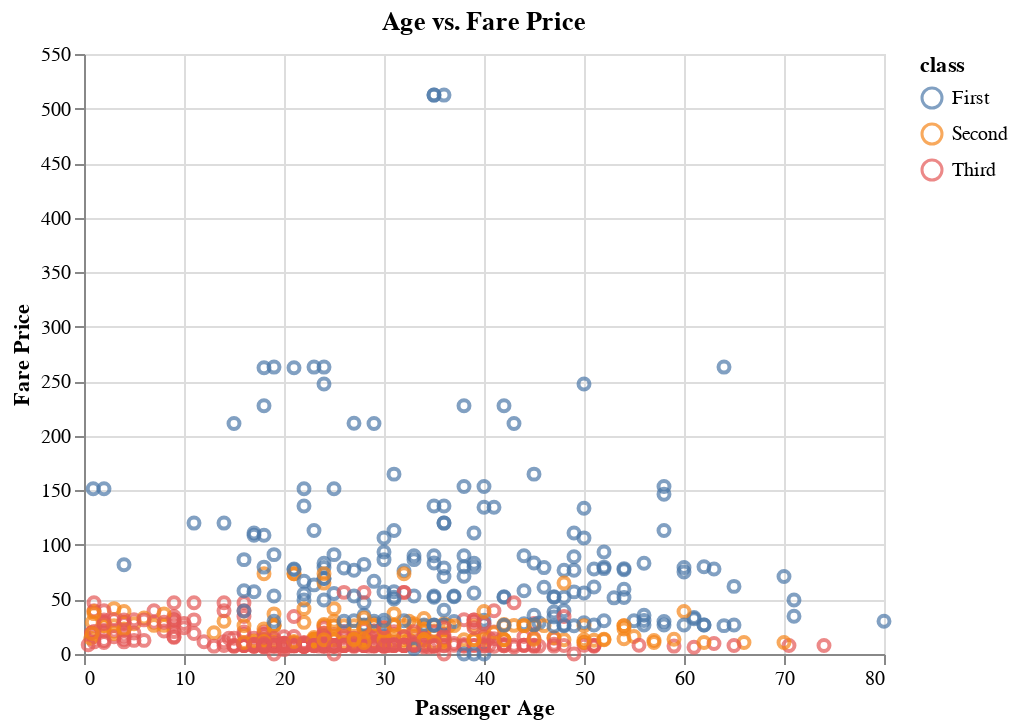

Write notebook code for a chart like this one.
### Code cell
alt.Chart(titanic_data).mark_point().encode(
    alt.X('age:Q',title='Passenger Age'),
    alt.Y('fare:Q',title='Fare Price'),
    
    color = 'class'
).properties(
    title = 'Age vs. Fare Price' )

### Figure 1 — Vega-Lite specification as saved in the notebook (floating-point values rounded to 4 significant figures; data arrays with more than 128 entries replaced by an {"elided": "..."} marker saying what was removed)
{"config": {"view": {"continuousWidth": 400, "continuousHeight": 300}}, "data": {"name": "data-90bf885f0c383711bba3d438d1876cb6"}, "mark": "point", "encoding": {"color": {"field": "class", "type": "nominal"}, "x": {"field": "age", "title": "Passenger Age", "type": "quantitative"}, "y": {"field": "fare", "title": "Fare Price", "type": "quantitative"}}, "title": "Age vs. Fare Price", "$schema": "https://vega.github.io/schema/vega-lite/v4.17.0.json", "datasets": {"data-90bf885f0c383711bba3d438d1876cb6": {"elided": "891 records"}}}
